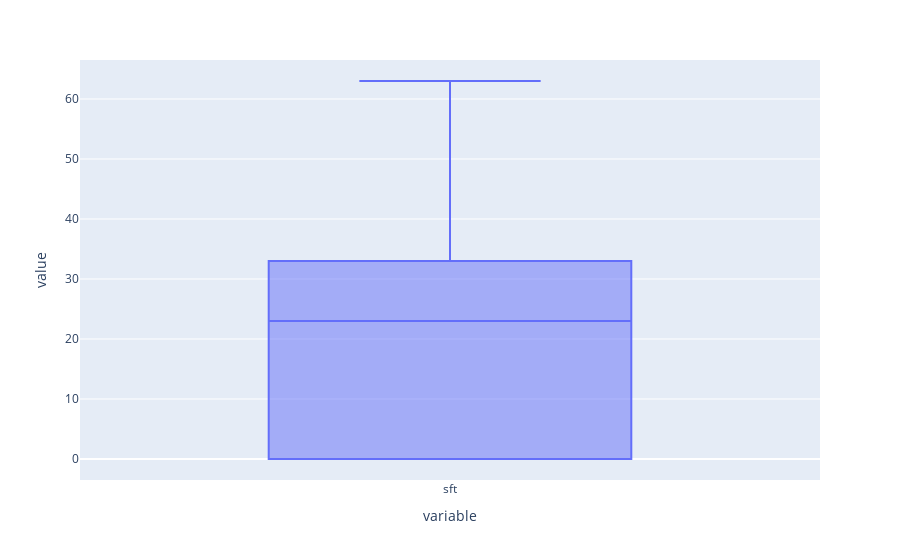

Notebook code cell kept with this figure:
### Code cell
px.box(df['sft'])

### Figure 1 — Plotly figure (JSON) as saved in the notebook; plotly's stock layout.template omitted (floating-point values rounded to 4 significant figures; data arrays with more than 128 entries replaced by an {"elided": "..."} marker saying what was removed)
{"data": [{"alignmentgroup": "True", "hovertemplate": "variable=%{x}<br>value=%{y}<extra></extra>", "legendgroup": "", "marker": {"color": "#636efa"}, "name": "", "notched": false, "offsetgroup": "", "orientation": "v", "showlegend": false, "type": "box", "x": {"elided": "713 str values"}, "x0": " ", "xaxis": "x", "y": {"elided": "713 int values"}, "y0": " ", "yaxis": "y"}], "layout": {"boxmode": "group", "legend": {"tracegroupgap": 0}, "margin": {"t": 60}, "xaxis": {"anchor": "y", "domain": [0, 1], "title": {"text": "variable"}}, "yaxis": {"anchor": "x", "domain": [0, 1], "title": {"text": "value"}}}}
